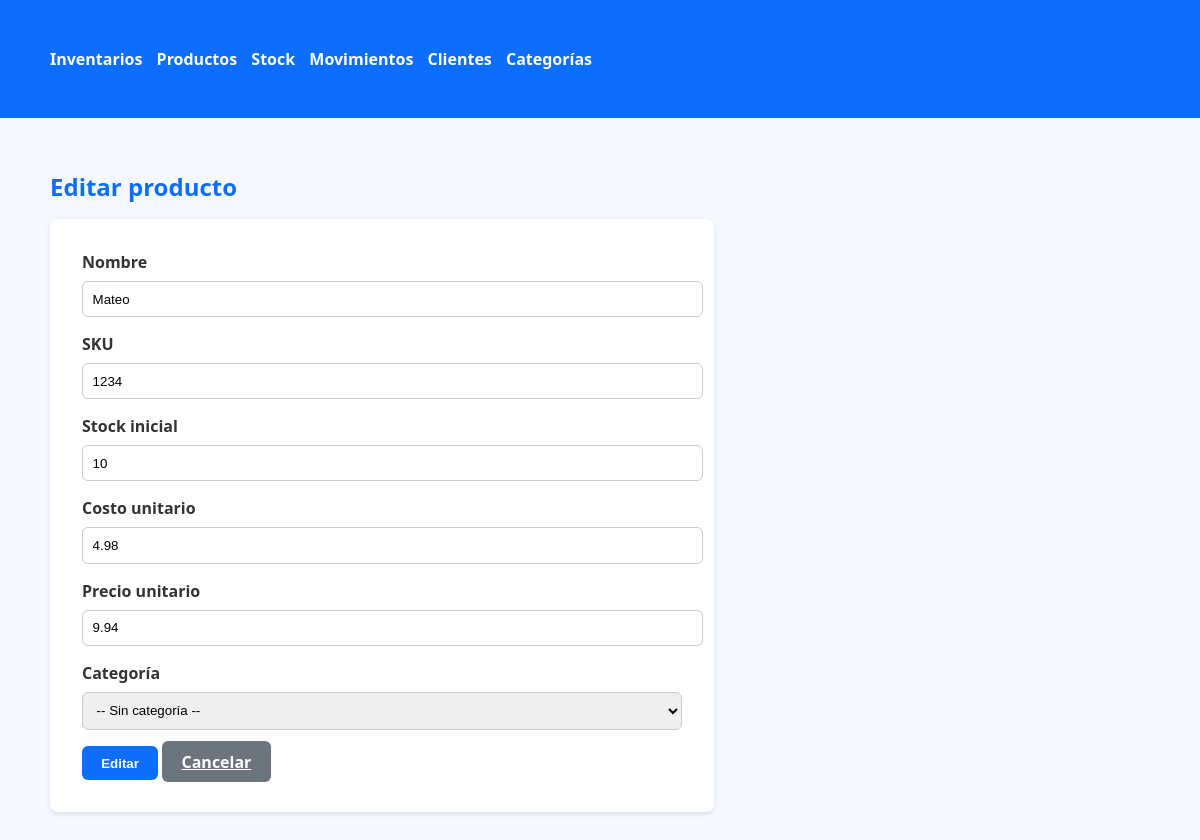
Page /products/2/edit on the committed database.
### app.py (models this page shows, shortened)
class Product(db.Model):
    id = db.Column(db.Integer, primary_key=True)
    name = db.Column(db.String(100), nullable=False)
    sku = db.Column(db.String(50), unique=True, nullable=True)
    stock = db.Column(db.Integer, default=0)
    cost = db.Column(db.Float, default=0)   # costo unitario
    price = db.Column(db.Float, default=0)  # precio unitario
    created_at = db.Column(db.DateTime, default=datetime.utcnow)
    category_id = db.Column(db.Integer, db.ForeignKey('category.id'), nullable=True)
    category = db.relationship('Category', backref='products')

### app.py (the view, shortened to what this page needs)
@app.route('/products/<int:product_id>/edit', methods=['GET', 'POST'])
def edit_product(product_id):
    p = Product.query.get_or_404(product_id)
    categories = Category.query.order_by(Category.name).all()  # 🔹 Traemos categorías
    return render_template(
        'product_form.html',
        action='Editar',
        product=p,
        categories=categories   # 🔹 Pasamos categorías al template
    )

### templates/product_form.html (shortened to what this page needs)
{% extends 'base.html' %}
{% block content %}
<h2>{{ action }} producto</h2>
<form method="post">
  <div class="mb-3">
    <label class="form-label">Nombre</label>
    <input class="form-control" name="name" value="{{ product.name if product else '' }}" required>
  </div>
  <div class="mb-3">
    <label class="form-label">SKU</label>
    <input class="form-control" name="sku" value="{{ product.sku if product else '' }}">
  </div>
  <div class="mb-3">
    <label class="form-label">Stock inicial</label>
    <input class="form-control" name="stock" type="number" min="0" value="{{ product.stock if product else 0 }}">
  </div>
  <div class="mb-3">
    <label class="form-label">Costo unitario</label>
    <input class="form-control" name="cost" type="number" step="0.01"
          value="{{ product.cost if product else 0 }}">
  </div>
  <div class="mb-3">
    <label class="form-label">Precio unitario</label>
    <input class="form-control" name="price" type="number" step="0.01"
          value="{{ product.price if product else 0 }}">
  </div>
  <div class="mb-3">
  <label class="form-label">Categoría</label>
  <select name="category_id" class="form-select">
    <option value="">-- Sin categoría --</option>
  </select>
</div>
  <button class="btn btn-primary">{{ action }}</button>
  <a class="btn btn-secondary" href="{{ url_for('products') }}">Cancelar</a>
</form>
{% endblock %}

### static/styles/style.css (style rules this page uses)
body { font-family: "Segoe UI", Tahoma, sans-serif; margin: 0; padding: 0; background-color: #f5f9ff; color: #333; }
h1, h2, h3 { color: #0d6efd; margin-bottom: 1rem; }
form { background: white; padding: 2rem; border-radius: 8px; box-shadow: 0 2px 5px rgba(0,0,0,0.1); max-width: 600px; }
label { font-weight: 600; margin-bottom: 0.5rem; display: block; }
input, select { width: 100%; padding: 0.6rem; margin-bottom: 1rem; border: 1px solid #ccc; border-radius: 6px; }
.btn { padding: 0.6rem 1.2rem; border: none; border-radius: 6px; cursor: pointer; font-weight: bold; }
.btn-primary { background-color: #0d6efd; color: white; }
.btn-secondary { background-color: #6c757d; color: white; }

### rows in the picture
Product: name "Mateo", sku "1234", stock "10", cost "4.98", price "9.94"

### other values in the picture
{{ action }} "Editar"
